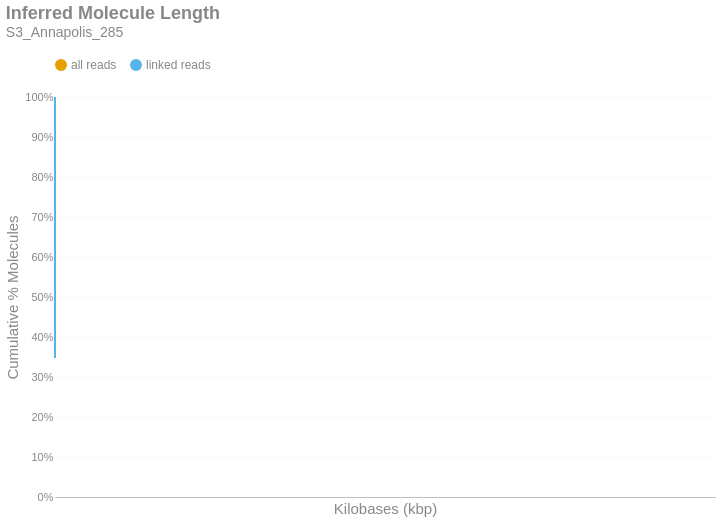

Here is the notebook cell this chart was saved with:
### Markdown cell above
### Inferred Molecule Length
This is the cumulative frequency distribution of molecule lengths inferred from the first and last alignment positions along a contig for all alignments associated with a single linked-read barcode on a given contig.There are two distributions: one with `all` the alignments (yellow) and another with only `linked reads` (blue). The percent of molecules in the `linked reads` distribution is relative to the total number of linked molecules.

### Code cell
if SKIPLR:
    print_html(f"Skipped")
else:
    binned_df = consolidated_hist(valids['length_inferred']/1000, mask, 10, True)
    binned_df = binned_df.with_columns(
        pl.when(pl.col('bin').cast(pl.Utf8) == '0').then(pl.lit('1')).otherwise(pl.col('bin').cast(pl.Utf8)).alias('bin')
    )
    with SafeRender(binned_df):
        (
            density_plot(binned_df, 'Inferred Molecule Length', samplename, 'inferredlen')
            .transform_calculate(bin_kb='datum.bin / 1000')
            .encode(
                x=alt.X('bin_kb:Q', title="Kilobases (kbp)").scale(type='log', padding=0).axis(labelAngle=-40),
                y=alt.Y('value:Q', title='Cumulative % Molecules')
                    .axis(format='%')
                    .stack(False)
                    .scale(domainMin=0, domainMax=1,padding=0),
                color=alt.Color("key:N").scale(domain = ["all reads", "linked reads"]),
                tooltip = [
                    alt.Tooltip("key:N", title = "Data Type"),
                    alt.Tooltip("range_label:N", title="Kilobases"),
                    alt.Tooltip("value:Q", format = ".2%", title="% Molecules (Cum.)")
                ]
            )
        ).display()

### Figure 1 — Vega-Lite specification as saved in the notebook (floating-point values rounded to 4 significant figures; data arrays with more than 128 entries replaced by an {"elided": "..."} marker saying what was removed)
{"width": "container", "height": 400, "config": {"title": {"anchor": "start", "dy": -15, "fontSize": 18, "color": "#888888", "subtitleColor": "#888888", "subtitleFontSize": 14}, "arc": {"fill": "#0072B2"}, "axis": {"domainColor": "#888888", "domainWidth": 0.5, "gridWidth": 0.2, "grid": false, "titleFontWeight": 400, "titleFontSize": 15, "labelFontSize": 11, "labelColor": "#888888", "tickColor": "#888888", "tickWidth": 0.2, "titleColor": "#888888"}, "axisBand": {"grid": false}, "axisX": {"grid": true, "tickSize": 10, "domainCap": "round"}, "axisY": {"domain": false, "grid": true, "tickSize": 0, "domainCap": "round"}, "background": "transparent", "header": {"labelFontSize": 15, "labelColor": "#888888", "titleFontSize": 15, "titleFontWeight": 600, "titleColor": "#888888"}, "legend": {"labelFont": "sans-serif", "labelFontSize": 12, "labelColor": "#888888", "symbolSize": 100, "symbolType": "circle", "titleFontSize": 12, "titlePadding": 10, "titleColor": "#888888", "title": null, "orient": "top"}, "range": {"category": ["#E69F00", "#56B4E9", "#009E73", "#F0E442", "#0072B2", "#D55E00", "#CC79A7", "#000000"], "diverging": ["#cfe8f3", "#a2d4ec", "#73bfe2", "#46abdb", "#1696d2", "#12719e"]}, "area": {"fill": "#0072B2", "fillOpacity": 0.7, "line": true, "strokeOpacity": 0.7}, "line": {"color": "#0072B2", "stroke": "#0072B2", "strokeWidth": 2}, "trail": {"color": "#0072B2", "stroke": "#0072B2", "strokeWidth": 0, "size": 1}, "point": {"filled": true, "fillOpacity": 1.0, "size": 95}, "text": {"color": "#888888", "fontSize": 11, "align": "right", "fontWeight": 400, "size": 11}, "bar": {"fill": "#0072B2", "stroke": null}, "view": {"stroke": null, "continuousWidth": 660, "continuousHeight": 400}}, "data": {"name": "data-554dc31131a1867c94ea615830f5a0f1"}, "mark": {"type": "line", "interpolate": "monotone", "point": {"opacity": 0, "size": 275}}, "encoding": {"color": {"field": "key", "scale": {"domain": ["all reads", "linked reads"]}, "type": "nominal"}, "tooltip": [{"field": "key", "title": "Data Type", "type": "nominal"}, {"field": "range_label", "title": "Kilobases", "type": "nominal"}, {"field": "value", "format": ".2%", "title": "% Molecules (Cum.)", "type": "quantitative"}], "x": {"axis": {"labelAngle": -40}, "field": "bin_kb", "scale": {"type": "log", "padding": 0}, "title": "Kilobases (kbp)", "type": "quantitative"}, "y": {"axis": {"format": "%"}, "field": "value", "scale": {"domainMin": 0, "domainMax": 1, "padding": 0}, "stack": false, "title": "Cumulative % Molecules", "type": "quantitative"}}, "params": [{"name": "param_c36ac31b6afebe62", "select": {"type": "point", "fields": ["key"]}, "bind": "legend"}], "title": {"text": "Inferred Molecule Length", "subtitle": "S3_Annapolis_285"}, "transform": [{"fold": ["all reads (cumsum)", "linked reads (cumsum)"]}, {"calculate": "replace(datum.key, ' (cumsum)', '')", "as": "key"}, {"filter": {"param": "param_c36ac31b6afebe62"}}, {"calculate": "datum.bin / 1000", "as": "bin_kb"}], "usermeta": {"embedOptions": {"downloadFileName": "S3_Annapolis_285.inferredlen"}}, "$schema": "https://vega.github.io/schema/vega-lite/v6.1.0.json", "datasets": {"data-554dc31131a1867c94ea615830f5a0f1": {"elided": "785 records"}}}
